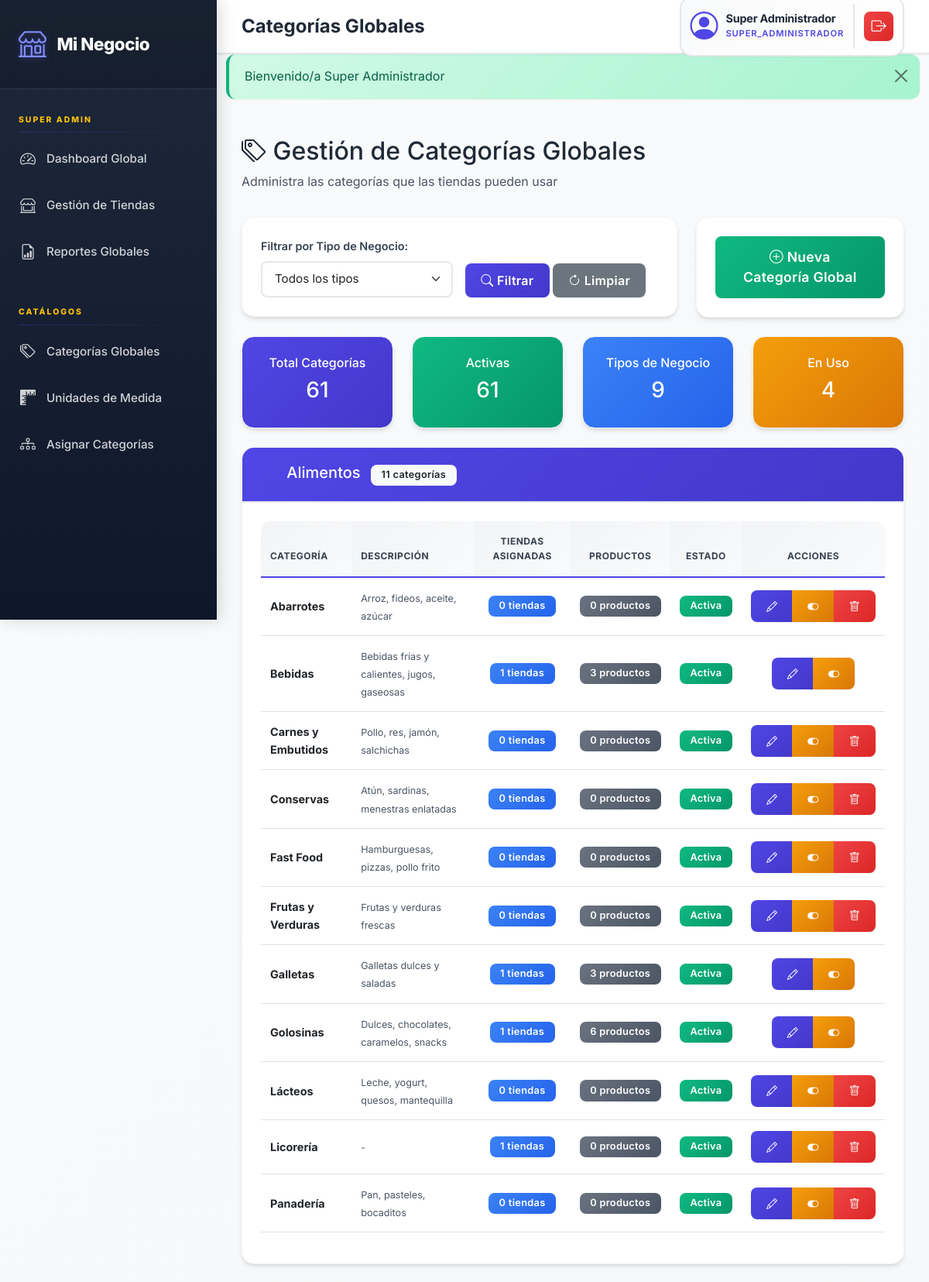
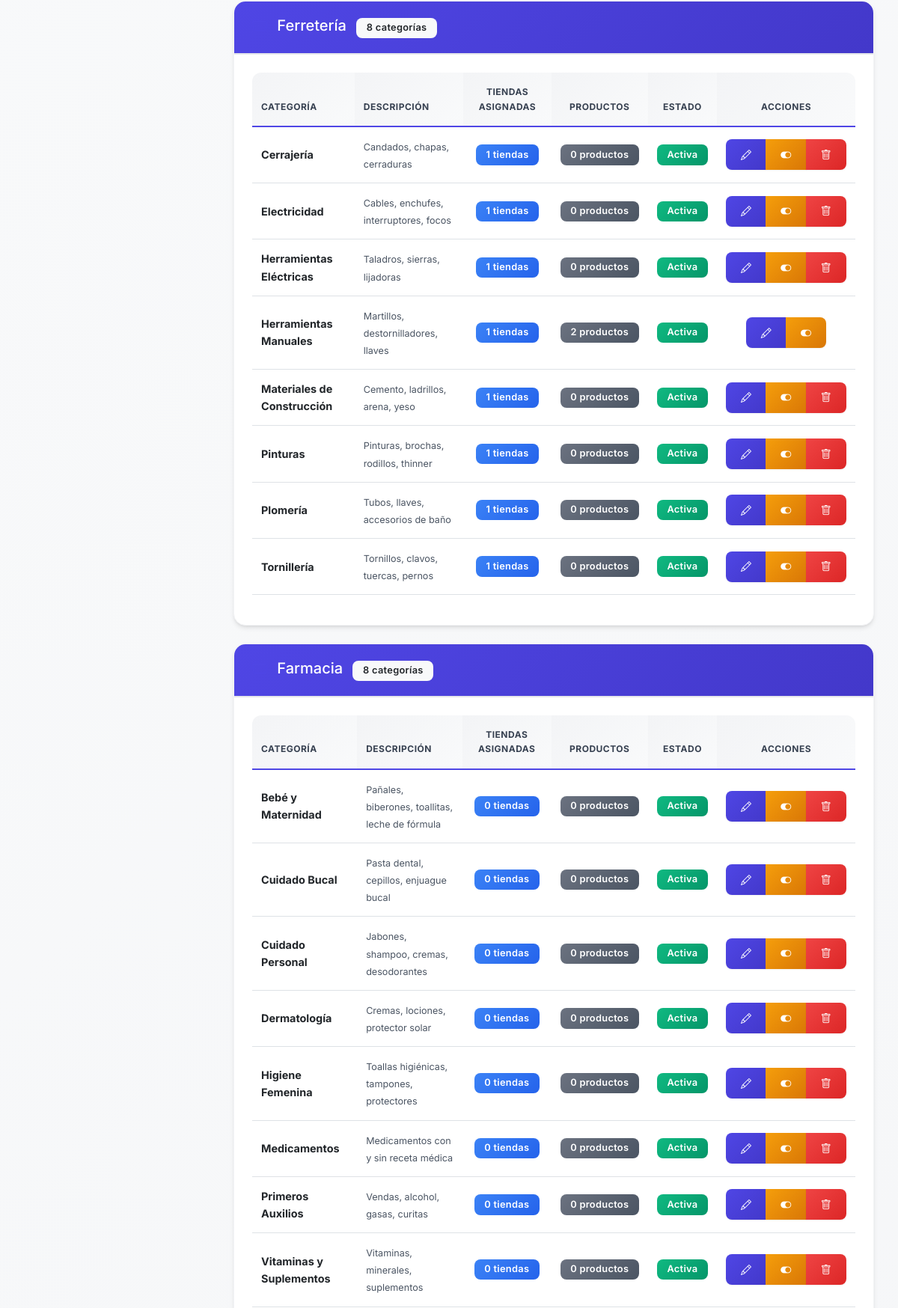
Page /views/super_admin/categorias_globales.php (signed in, upper part) on the committed database (2 pictures, top to bottom).
### tables this page shows
CREATE TABLE `categorias` (
  `id` int(11) NOT NULL,
  `tienda_id` int(11) DEFAULT NULL COMMENT 'NULL = Global (SUPER_ADMIN), valor = Personalizada',
  `nombre` varchar(100) NOT NULL,
  `descripcion` text DEFAULT NULL,
  `tipo_negocio` enum('ALIMENTOS','FERRETERIA','FARMACIA','ROPA','TECNOLOGIA','LIMPIEZA','LIBRERIA','MASCOTAS','VARIADO') DEFAULT 'VARIADO',
  `es_global` tinyint(1) DEFAULT 1 COMMENT '1=Global, 0=Personalizada',
  `activo` tinyint(1) DEFAULT 1,
  `created_at` timestamp NOT NULL DEFAULT current_timestamp(),
  `updated_at` timestamp NOT NULL DEFAULT current_timestamp() ON UPDATE current_timestamp()
);

### config/config.php (called while the page is built, shortened)
<?php
function e($value) {
    return htmlspecialchars((string)$value, ENT_QUOTES, 'UTF-8');
}
function getCsrfToken() {
    return $_SESSION['csrf_token'];
}

### views/super_admin/categorias_globales.php (the view, shortened to what this page needs)
<?php
require_once '../../config/config.php';
include '../layouts/header.php';
$db = Database::getInstance()->getConnection();
$filtro_tipo = isset($_GET['tipo']) ? $_GET['tipo'] : '';
$sql = "
    SELECT
        c.*,
        COUNT(DISTINCT tc.tienda_id) as tiendas_asignadas,
        COUNT(DISTINCT p.id) as productos_usando
    FROM categorias c
    LEFT JOIN tienda_categorias tc ON c.id = tc.categoria_id AND tc.activo = 1
    LEFT JOIN productos p ON c.id = p.categoria_id AND p.activo = 1
    WHERE c.es_global = 1
";
$sql .= " GROUP BY c.id ORDER BY c.tipo_negocio, c.nombre ASC";
$stmt = $db->prepare($sql);
if ($filtro_tipo) {
    $stmt->execute(['tipo' => $filtro_tipo]);
} else {
    $stmt->execute();
}
$categorias = $stmt->fetchAll();
$categorias_por_tipo = [];
foreach ($categorias as $cat) {
    $categorias_por_tipo[$cat['tipo_negocio']][] = $cat;
}
?>
<div class="row mb-3">
    <div class="col-12">
        <h2><i class="bi bi-tags"></i> Gestión de Categorías Globales</h2>
        <p class="text-muted">Administra las categorías que las tiendas pueden usar</p>
    </div>
</div>
<div class="row mb-4">
    <div class="col-md-8">
        <div class="card">
            <div class="card-body">
                <form method="GET" class="row g-3 align-items-end">
                    <div class="col-md-6">
                        <label class="form-label">Filtrar por Tipo de Negocio:</label>
                        <select class="form-select" name="tipo">
                            <option value="">Todos los tipos</option>
                        </select>
                    </div>
                    <div class="col-md-6">
                        <button type="submit" class="btn btn-primary">
                            <i class="bi bi-search"></i> Filtrar
                        </button>
                        <a href="<?php echo e(BASE_URL); ?>/views/super_admin/categorias_globales.php" class="btn btn-secondary">
                            <i class="bi bi-arrow-clockwise"></i> Limpiar
                        </a>
                    </div>
                </form>
            </div>
        </div>
    </div>
    <div class="col-md-4">
        <div class="card">
            <div class="card-body text-center">
                <a href="<?php echo e(BASE_URL); ?>/views/super_admin/crear_categoria.php" class="btn btn-success btn-lg w-100">
                    <i class="bi bi-plus-circle"></i> Nueva Categoría Global
                </a>
            </div>
        </div>
    </div>
</div>
<div class="row mb-4">
    <div class="col-md-3">
        <div class="card bg-primary text-white">
            <div class="card-body text-center">
                <h6>Total Categorías</h6>
                <h3><?php echo e(count($categorias)); ?></h3>
            </div>
        </div>
    </div>
    <div class="col-md-3">
        <div class="card bg-success text-white">
            <div class="card-body text-center">
                <h6>Activas</h6>
                <h3><?php echo e(count(array_filter($categorias, fn($c) => $c['activo']))); ?></h3>
            </div>
        </div>
    </div>
    <div class="col-md-3">
        <div class="card bg-info text-white">
            <div class="card-body text-center">
                <h6>Tipos de Negocio</h6>
                <h3><?php echo e(count($categorias_por_tipo)); ?></h3>
            </div>
        </div>
    </div>
    <div class="col-md-3">
        <div class="card bg-warning">
            <div class="card-body text-center">
                <h6>En Uso</h6>
                <h3><?php echo e(count(array_filter($categorias, fn($c) => $c['productos_usando'] > 0))); ?></h3>
            </div>
        </div>
    </div>
</div>
<?php if (count($categorias) > 0): ?>
    <?php foreach ($categorias_por_tipo as $tipo => $cats): ?>
    <div class="row mb-4">
        <div class="col-12">
            <div class="card">
                <div class="card-header bg-primary text-white">
                    <h5 class="mb-0">
                        <i class="bi bi-folder"></i>
                        <?php
                        $tipo_nombres = [
                            'ALIMENTOS' => 'Alimentos',
                            'FERRETERIA' => 'Ferretería',
                            'FARMACIA' => 'Farmacia',
                            'ROPA' => 'Ropa y Accesorios',
                            'TECNOLOGIA' => 'Tecnología',
                            'LIMPIEZA' => 'Limpieza',
                            'LIBRERIA' => 'Librería',
                            'MASCOTAS' => 'Mascotas',
                            'VARIADO' => 'Variado'
                        ];
                        echo $tipo_nombres[$tipo] ?? $tipo;
                        ?>
                        <span class="badge bg-light text-dark ms-2"><?php echo e(count($cats)); ?> categorías</span>
                    </h5>
                </div>
                <div class="card-body">
                    <div class="table-responsive">
                        <table class="table table-hover table-sm">
                            <thead>
                                <tr>
                                    <th>Categoría</th>
                                    <th>Descripción</th>
                                    <th class="text-center">Tiendas Asignadas</th>
                                    <th class="text-center">Productos</th>
                                    <th class="text-center">Estado</th>
                                    <th class="text-center">Acciones</th>
                                </tr>
                            </thead>
                            <tbody>
                                <?php foreach ($cats as $cat): ?>
                                <tr>
                                    <td><strong><?php echo e($cat['nombre']); ?></strong></td>
                                    <td>
                                        <small class="text-muted">
                                            <?php echo e($cat['descripcion'] ?: '-'); ?>
                                        </small>
                                    </td>
                                    <td class="text-center">
                                        <span class="badge bg-info">
                                            <?php echo e($cat['tiendas_asignadas']); ?> tiendas
                                        </span>
                                    </td>
                                    <td class="text-center">
                                        <span class="badge bg-secondary">
                                            <?php echo e($cat['productos_usando']); ?> productos
                                        </span>
                                    </td>
                                    <td class="text-center">
                                        <?php if ($cat['activo']): ?>
                                            <span class="badge bg-success">Activa</span>
                                        <?php else: ?>
                                            <span class="badge bg-danger">Inactiva</span>
                                        <?php endif; ?>
                                    </td>
                                    <td class="text-center">
                                        <div class="btn-group btn-group-sm" role="group">
                                            <a href="<?php echo e(BASE_URL); ?>/views/super_admin/editar_categoria.php?id=<?php echo e($cat['id']); ?>"
                                               class="btn btn-primary" title="Editar">
                                                <i class="bi bi-pencil"></i>
                                            </a>
                                            <?php if ($cat['activo']): ?>
                                            <a href="<?php echo e(BASE_URL); ?>/controllers/CategoriaGlobalController.php?action=cambiar_estado&id=<?php echo e($cat['id']); ?>&activo=0&csrf_token=<?php echo e(getCsrfToken()); ?>"
                                               class="btn btn-warning"
                                               onclick="return confirm('¿Desactivar esta categoría?')"
                                               title="Desactivar">
                                                <i class="bi bi-toggle-on"></i>
                                            </a>
                                            <?php endif; ?>
                                            <?php if ($cat['productos_usando'] == 0): ?>
                                            <a href="<?php echo e(BASE_URL); ?>/controllers/CategoriaGlobalController.php?action=eliminar&id=<?php echo e($cat['id']); ?>&csrf_token=<?php echo e(getCsrfToken()); ?>"
                                               class="btn btn-danger"
                                               onclick="return confirm('¿Eliminar esta categoría? Esta acción no se puede deshacer.')"
                                               title="Eliminar">
                                                <i class="bi bi-trash"></i>
                                            </a>
                                            <?php endif; ?>
                                        </div>
                                    </td>
                                </tr>
                                <?php endforeach; ?>
                            </tbody>
                        </table>
                    </div>
                </div>
            </div>
        </div>
    </div>
    <?php endforeach; ?>
<?php endif; ?>
<?php include '../layouts/footer.php'; ?>

### assets/css/style.css (style rules this page uses)
:root { --primary-color: #4F46E5; --primary-dark: #4338CA; --primary-light: #818CF8; --secondary-color: #64748B; --success-color: #10B981; --danger-color: #EF4444; --warning-color: #F59E0B; --info-color: #3B82F6; --gray-50: #F9FAFB; --gray-100: #F3F4F6; --gray-200: #E5E7EB; --gray-300: #D1D5DB; --gray-600: #4B5563; --gray-700: #374151; --gray-800: #1F2937; --gray-900: #111827; --font-primary: 'Inter', -apple-system, BlinkMacSystemFont, 'Segoe UI', sans-serif; --font-mono: 'JetBrains Mono', 'Courier New', monospace; --spacing-xs: 0.25rem; --spacing-sm: 0.5rem; --spacing-md: 1rem; --spacing-lg: 1.5rem; --spacing-xl: 2rem; --radius-sm: 0.375rem; --radius-md: 0.5rem; --radius-lg: 0.75rem; --radius-xl: 1rem; --shadow-sm: 0 1px 2px 0 rgba(0, 0, 0, 0.05); --shadow-md: 0 4px 6px -1px rgba(0, 0, 0, 0.1), 0 2px 4px -1px rgba(0, 0, 0, 0.06); --shadow-lg: 0 10px 15px -3px rgba(0, 0, 0, 0.1), 0 4px 6px -2px rgba(0, 0, 0, 0.05); --shadow-xl: 0 20px 25px -5px rgba(0, 0, 0, 0.1), 0 10px 10px -5px rgba(0, 0, 0, 0.04); }
* { margin: 0; padding: 0; box-sizing: border-box; }
body { font-family: var(--font-primary); background: linear-gradient(135deg, var(--gray-50) 0%, var(--gray-100) 100%); background-attachment: fixed; color: var(--gray-800); line-height: 1.6; min-height: 100vh; overflow-x: hidden; -webkit-font-smoothing: antialiased; -moz-osx-font-smoothing: grayscale; }
.card { border: none; border-radius: var(--radius-xl); box-shadow: var(--shadow-md); transition: all 0.3s cubic-bezier(0.4, 0, 0.2, 1); background: white; overflow: hidden; border: 1px solid var(--gray-100); }
.card-header { background: linear-gradient(135deg, var(--gray-50) 0%, white 100%); border-bottom: 2px solid var(--gray-200); font-weight: 700; padding: 1.25rem 1.5rem; font-size: 1.1rem; color: var(--gray-800); }
.card-header i { color: var(--primary-color); margin-right: 0.5rem; }
.card-body { padding: 1.5rem; }
.btn { border-radius: var(--radius-md); font-weight: 600; padding: 0.625rem 1.25rem; transition: all 0.3s ease; border: none; box-shadow: var(--shadow-sm); letter-spacing: 0.3px; }
.btn-primary { background: linear-gradient(135deg, var(--primary-color) 0%, var(--primary-dark) 100%); }
.btn-success { background: linear-gradient(135deg, #10B981 0%, #059669 100%); }
.btn-danger { background: linear-gradient(135deg, #EF4444 0%, #DC2626 100%); }
.btn-warning { background: linear-gradient(135deg, #F59E0B 0%, #D97706 100%); color: white !important; }
.btn-lg { padding: 0.875rem 1.75rem; font-size: 1.1rem; }
.table { font-size: 0.9rem; }
.table thead th { background: linear-gradient(135deg, var(--gray-100) 0%, var(--gray-50) 100%); border-bottom: 2px solid var(--primary-color); font-weight: 700; text-transform: uppercase; font-size: 0.75rem; color: var(--gray-700); letter-spacing: 0.5px; padding: 1rem 0.75rem; }
.table tbody tr { transition: all 0.2s ease; }
.table tbody td { padding: 0.875rem 0.75rem; vertical-align: middle; }
.table-responsive { border-radius: var(--radius-lg); overflow-x: auto; overflow-y: hidden; -webkit-overflow-scrolling: touch; }
.table-responsive > table { min-width: 600px; }
.badge { font-weight: 600; padding: 0.45rem 0.85rem; border-radius: var(--radius-md); letter-spacing: 0.3px; font-size: 0.8rem; }
.badge.bg-success { background: linear-gradient(135deg, #10B981 0%, #059669 100%) !important; }
.badge.bg-info { background: linear-gradient(135deg, #3B82F6 0%, #2563EB 100%) !important; }
.badge.bg-secondary { background: linear-gradient(135deg, #6B7280 0%, #4B5563 100%) !important; }
.form-label { font-weight: 600; color: var(--gray-700); margin-bottom: 0.5rem; font-size: 0.9rem; }
.form-control, .form-select { border: 2px solid var(--gray-200); border-radius: var(--radius-md); padding: 0.65rem 1rem; transition: all 0.3s ease; font-size: 0.95rem; }
.bg-primary { background: linear-gradient(135deg, var(--primary-color) 0%, var(--primary-dark) 100%) !important; color: white !important; }
.bg-success { background: linear-gradient(135deg, #10B981 0%, #059669 100%) !important; color: white !important; }
.bg-warning { background: linear-gradient(135deg, #F59E0B 0%, #D97706 100%) !important; color: white !important; }
.bg-info { background: linear-gradient(135deg, #3B82F6 0%, #2563EB 100%) !important; color: white !important; }
.text-muted { color: var(--gray-600) !important; }
small.text-muted { color: var(--gray-600) !important; }

### rows in the picture
categorias: nombre "Abarrotes", descripcion "Arroz, fideos, aceite, azúcar", tiendas_asignadas "0", productos_usando "0", activo "Activa"
categorias: nombre "Bebidas", descripcion "Bebidas frías y calientes, jugos, gaseosas", tiendas_asignadas "1", productos_usando "3", activo "Activa"
categorias: nombre "Carnes y Embutidos", descripcion "Pollo, res, jamón, salchichas", tiendas_asignadas "0", productos_usando "0", activo "Activa"
categorias: nombre "Conservas", descripcion "Atún, sardinas, menestras enlatadas", tiendas_asignadas "0", productos_usando "0", activo "Activa"
categorias: nombre "Fast Food", descripcion "Hamburguesas, pizzas, pollo frito", tiendas_asignadas "0", productos_usando "0", activo "Activa"
categorias: nombre "Frutas y Verduras", descripcion "Frutas y verduras frescas", tiendas_asignadas "0", productos_usando "0", activo "Activa"
categorias: nombre "Galletas", descripcion "Galletas dulces y saladas", tiendas_asignadas "1", productos_usando "3", activo "Activa"
categorias: nombre "Golosinas", descripcion "Dulces, chocolates, caramelos, snacks", tiendas_asignadas "1", productos_usando "6", activo "Activa"
categorias: nombre "Lácteos", descripcion "Leche, yogurt, quesos, mantequilla", tiendas_asignadas "0", productos_usando "0", activo "Activa"
categorias: nombre "Licorería", descripcion "-", tiendas_asignadas "1", productos_usando "0", activo "Activa"
categorias: nombre "Panadería", descripcion "Pan, pasteles, bocaditos", tiendas_asignadas "0", productos_usando "0", activo "Activa"
categorias: nombre "Cerrajería", descripcion "Candados, chapas, cerraduras", tiendas_asignadas "1", productos_usando "0", activo "Activa"
categorias: nombre "Electricidad", descripcion "Cables, enchufes, interruptores, focos", tiendas_asignadas "1", productos_usando "0", activo "Activa"
categorias: nombre "Herramientas Eléctricas", descripcion "Taladros, sierras, lijadoras", tiendas_asignadas "1", productos_usando "0", activo "Activa"
categorias: nombre "Herramientas Manuales", descripcion "Martillos, destornilladores, llaves", tiendas_asignadas "1", productos_usando "2", activo "Activa"
categorias: nombre "Materiales de Construcción", descripcion "Cemento, ladrillos, arena, yeso", tiendas_asignadas "1", productos_usando "0", activo "Activa"
categorias: nombre "Pinturas", descripcion "Pinturas, brochas, rodillos, thinner", tiendas_asignadas "1", productos_usando "0", activo "Activa"
categorias: nombre "Plomería", descripcion "Tubos, llaves, accesorios de baño", tiendas_asignadas "1", productos_usando "0", activo "Activa"
categorias: nombre "Tornillería", descripcion "Tornillos, clavos, tuercas, pernos", tiendas_asignadas "1", productos_usando "0", activo "Activa"
categorias: nombre "Bebé y Maternidad", descripcion "Pañales, biberones, toallitas, leche de fórmula", tiendas_asignadas "0", productos_usando "0", activo "Activa"
categorias: nombre "Cuidado Bucal", descripcion "Pasta dental, cepillos, enjuague bucal", tiendas_asignadas "0", productos_usando "0", activo "Activa"
categorias: nombre "Cuidado Personal", descripcion "Jabones, shampoo, cremas, desodorantes", tiendas_asignadas "0", productos_usando "0", activo "Activa"
categorias: nombre "Dermatología", descripcion "Cremas, lociones, protector solar", tiendas_asignadas "0", productos_usando "0", activo "Activa"
categorias: nombre "Higiene Femenina", descripcion "Toallas higiénicas, tampones, protectores", tiendas_asignadas "0", productos_usando "0", activo "Activa"
categorias: nombre "Medicamentos", descripcion "Medicamentos con y sin receta médica", tiendas_asignadas "0", productos_usando "0", activo "Activa"
categorias: nombre "Primeros Auxilios", descripcion "Vendas, alcohol, gasas, curitas", tiendas_asignadas "0", productos_usando "0", activo "Activa"
categorias: nombre "Vitaminas y Suplementos", descripcion "Vitaminas, minerales, suplementos", tiendas_asignadas "0", productos_usando "0", activo "Activa"

### other values in the picture
$page_title "Categorías Globales"
$_SESSION['nombre'] "Super Administrador"
$_SESSION['rol'] "SUPER_ADMINISTRADOR"
$flash['message'] "Bienvenido/a Super Administrador"
count($categorias) "61"
count(array_filter($categorias, fn($c) => $c['activo'])) "61"
count($categorias_por_tipo) "9"
count(array_filter($categorias, fn($c) => $c['productos_usando'] > 0)) "4"
$tipo_nombres[$tipo] "Alimentos"
count($cats) "11"
$tipo_nombres[$tipo] "Ferretería"
count($cats) "8"
$tipo_nombres[$tipo] "Farmacia"
